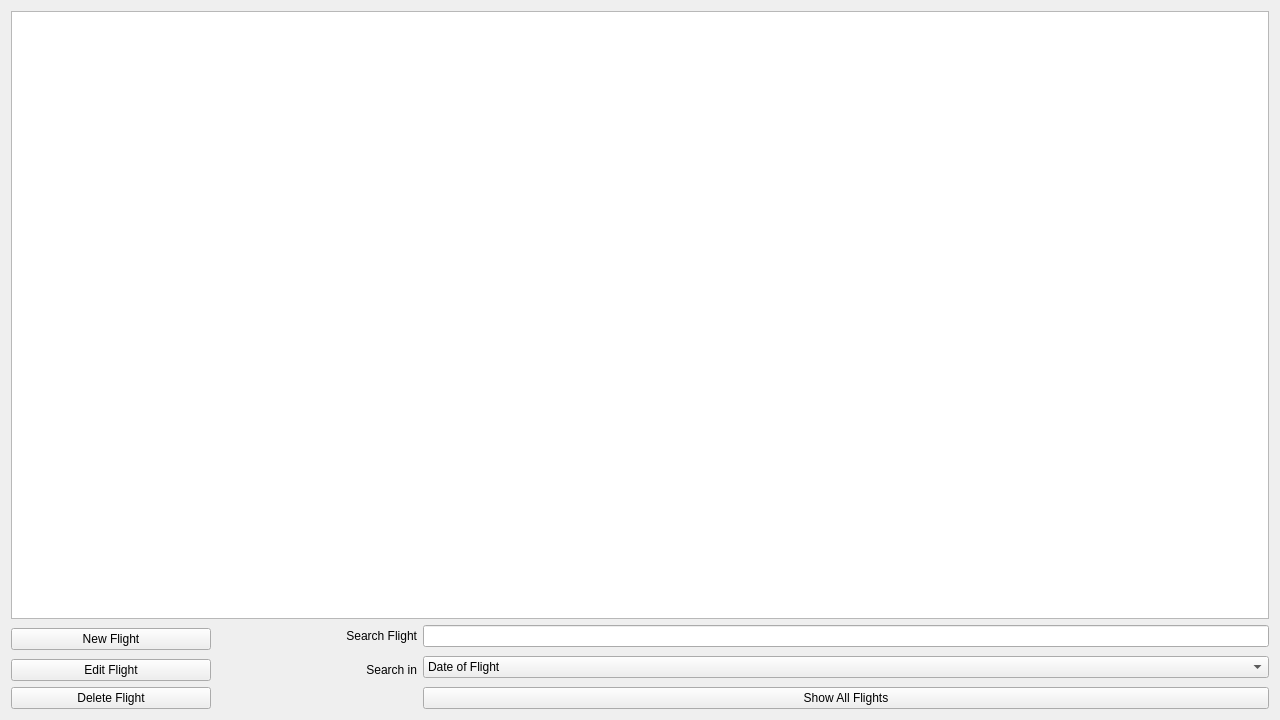
<?xml version="1.0" encoding="UTF-8"?>
<ui version="4.0">
 <class>LogbookWidget</class>
 <widget class="QWidget" name="LogbookWidget">
  <property name="geometry">
   <rect>
    <x>0</x>
    <y>0</y>
    <width>1280</width>
    <height>720</height>
   </rect>
  </property>
  <property name="windowTitle">
   <string>Form</string>
  </property>
  <layout class="QGridLayout" name="gridLayout">
   <item row="0" column="0" colspan="3">
    <widget class="QTableView" name="tableView">
     <property name="font">
      <font>
       <family>Cantarell</family>
      </font>
     </property>
     <property name="styleSheet">
      <string notr="true"/>
     </property>
     <property name="selectionMode">
      <enum>QAbstractItemView::SingleSelection</enum>
     </property>
     <property name="selectionBehavior">
      <enum>QAbstractItemView::SelectRows</enum>
     </property>
    </widget>
   </item>
   <item row="1" column="0" rowspan="2">
    <widget class="QPushButton" name="newFlightButton">
     <property name="minimumSize">
      <size>
       <width>200</width>
       <height>0</height>
      </size>
     </property>
     <property name="text">
      <string>New Flight</string>
     </property>
    </widget>
   </item>
   <item row="1" column="1">
    <widget class="QLabel" name="flightSearchLabel">
     <property name="minimumSize">
      <size>
       <width>200</width>
       <height>0</height>
      </size>
     </property>
     <property name="text">
      <string>Search Flight</string>
     </property>
     <property name="alignment">
      <set>Qt::AlignRight|Qt::AlignTrailing|Qt::AlignVCenter</set>
     </property>
    </widget>
   </item>
   <item row="1" column="2">
    <widget class="QLineEdit" name="flightSearchLlineEdit">
     <property name="toolTip">
      <string>&lt;html&gt;&lt;head/&gt;&lt;body&gt;&lt;p&gt;Enter the searchterm you want to filter your flights by.&lt;/p&gt;&lt;p&gt;For dates, make sure to use the format YYYY-MM-DD&lt;/p&gt;&lt;/body&gt;&lt;/html&gt;</string>
     </property>
     <property name="whatsThis">
      <string>&lt;html&gt;&lt;head/&gt;&lt;body&gt;&lt;p&gt;&lt;br/&gt;&lt;/p&gt;&lt;/body&gt;&lt;/html&gt;</string>
     </property>
    </widget>
   </item>
   <item row="2" column="2" rowspan="2">
    <widget class="QComboBox" name="flightSearchComboBox">
     <item>
      <property name="text">
       <string>Date of Flight</string>
      </property>
     </item>
     <item>
      <property name="text">
       <string>Departure Airport</string>
      </property>
     </item>
     <item>
      <property name="text">
       <string>Destination Airport</string>
      </property>
     </item>
     <item>
      <property name="text">
       <string>Aircraft Registration</string>
      </property>
     </item>
     <item>
      <property name="text">
       <string>Pilot Name</string>
      </property>
     </item>
    </widget>
   </item>
   <item row="3" column="0">
    <widget class="QPushButton" name="editFlightButton">
     <property name="minimumSize">
      <size>
       <width>200</width>
       <height>0</height>
      </size>
     </property>
     <property name="text">
      <string>Edit Flight</string>
     </property>
    </widget>
   </item>
   <item row="3" column="1">
    <widget class="QLabel" name="flightSearchInLabel">
     <property name="minimumSize">
      <size>
       <width>200</width>
       <height>0</height>
      </size>
     </property>
     <property name="text">
      <string>Search in</string>
     </property>
     <property name="alignment">
      <set>Qt::AlignRight|Qt::AlignTrailing|Qt::AlignVCenter</set>
     </property>
    </widget>
   </item>
   <item row="4" column="0">
    <widget class="QPushButton" name="deleteFlightPushButton">
     <property name="minimumSize">
      <size>
       <width>200</width>
       <height>0</height>
      </size>
     </property>
     <property name="text">
      <string>Delete Flight</string>
     </property>
    </widget>
   </item>
   <item row="4" column="1">
    <widget class="QLabel" name="spacerLabel">
     <property name="minimumSize">
      <size>
       <width>200</width>
       <height>0</height>
      </size>
     </property>
     <property name="text">
      <string/>
     </property>
     <property name="alignment">
      <set>Qt::AlignRight|Qt::AlignTrailing|Qt::AlignVCenter</set>
     </property>
    </widget>
   </item>
   <item row="4" column="2">
    <widget class="QPushButton" name="showAllButton">
     <property name="text">
      <string>Show All Flights</string>
     </property>
    </widget>
   </item>
  </layout>
  <action name="actionEdit_Flight">
   <property name="text">
    <string>Edit Flight</string>
   </property>
  </action>
  <action name="actionDelete_Flight">
   <property name="text">
    <string>Delete Flight</string>
   </property>
  </action>
 </widget>
 <resources/>
 <connections/>
</ui>
